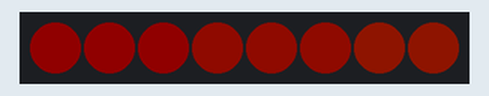
Simulated run of this sketch. Board: Arduino Uno, built with avr-gcc and run on an emulated ATmega328P. On the bench: 8 RGB LEDs in strip order, left to right. Dim RGB values are drawn brighter than linear.

Above: at 0.15 s.
At 5.05 s:
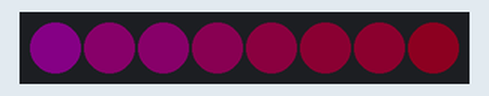
At 9.96 s:
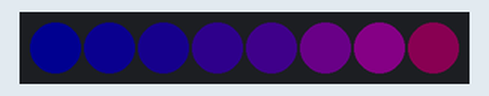
At 20.05 s:
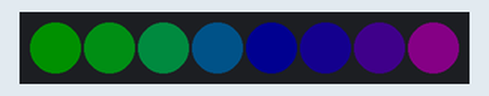
At 30.15 s:
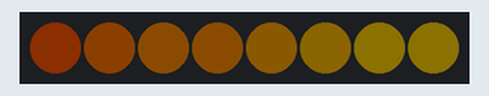
At 39.72 s:
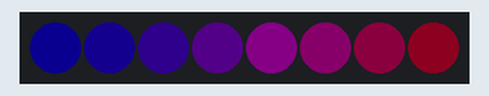
Timing chart, 0 to 40.0 s (numbered marks = the images above):
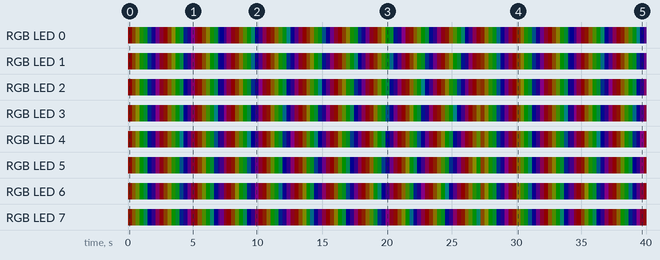

Measured:
- by itself, RGB LED 5: off → RGB(15, 1, 0) at 0.01 s, → RGB(11, 6, 0) 0.31 s later, → RGB(9, 11, 0) 0.31 s later, → RGB(0, 16, 0) 0.31 s later, … (133 changes in this stretch)
- by itself, RGB LED 6: off → RGB(14, 2, 0) at 0.01 s, → RGB(11, 7, 0) 0.31 s later, → RGB(9, 12, 0) 0.31 s later, → RGB(0, 16, 0) 0.31 s later, … (133 changes in this stretch)

The sketch:

LINE.ino
```cpp
#include <FastLED.h>

#define LED_PIN 12
#define NUM_LEDS 8
#define BRIGHTNESS 16
#define LED_TYPE WS2812

int i, j, h;

CRGB leds[NUM_LEDS];

void setup() {
  FastLED.addLeds<LED_TYPE, LED_PIN, GRB>(leds, NUM_LEDS);
  FastLED.setBrightness(BRIGHTNESS);
}

void loop() {
  // put your main code here, to run repeatedly:
  for (j = 1; j <= 10; j++) {
    for (h = 0; h <= 255; h++) {
      for (i = 0; i <= NUM_LEDS - 1; i++) {
        leds[i] = CHSV(h + i * 2 * j, 255, 255);
      }
      FastLED.show();
      FastLED.delay(10);
    }
  }
}
```
